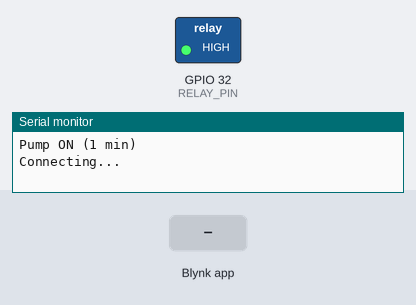
Bench run of a sketch on a simulated ESP32. On the bench: switched loads named in the sketch (green lamp = pin HIGH), the last lines printed to the serial monitor. The inputs (shaded band) are chosen by the test bench. WiFi joins after 1.5 s; servers stay silent unless stated.

Above: at 3.0 s.
3.1 s: Blynk app writes 0 to V1
At 4.0 s:
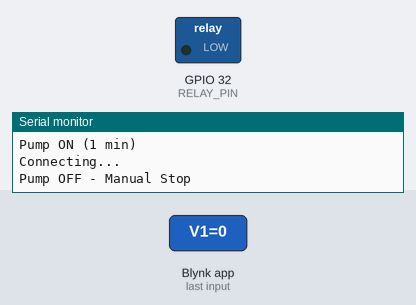
4.6 s: Blynk app writes 1 to V1
At 5.1 s:
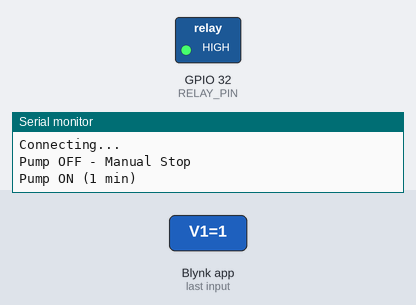
6.1 s: Blynk app writes 200 to V1
At 7.5 s:
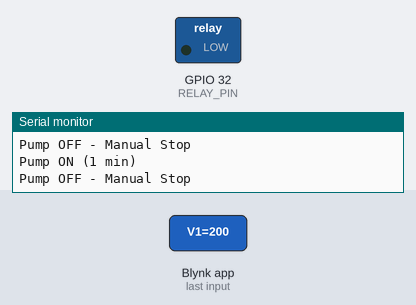
Timing chart, 0 to 9.1 s (numbered marks = the images above; inputs shaded):
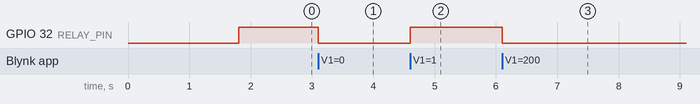

Measured:
- after the input at 3.1 s, GPIO 32 (RELAY_PIN): HIGH → LOW at once
- after the input at 4.6 s, GPIO 32 (RELAY_PIN): LOW → HIGH at once
- after the input at 6.1 s, GPIO 32 (RELAY_PIN): HIGH → LOW at once

The sketch:

pump_controller.ino
```cpp
// ============================================================
//  Automated Hydroponic System — Pump Controller
//  ESP32 + Blynk IoT
//  Controls water pump: AUTO (1 min ON / 2 hrs OFF cycle)
//                       MANUAL override via Blynk app (V1)
//
//  Hardware: ESP32, 1-Channel Relay Module (GPIO 32)
//  Platform: Blynk IoT 2.0
// ============================================================

// --- Blynk Credentials (fill in your own) ---
#define BLYNK_TEMPLATE_ID   "YOUR_TEMPLATE_ID"
#define BLYNK_TEMPLATE_NAME "hydroponic"
#define BLYNK_AUTH_TOKEN    "YOUR_AUTH_TOKEN"

#include <WiFi.h>
#include <BlynkSimpleEsp32.h>

// --- WiFi Credentials (fill in your own) ---
char ssid[] = "YOUR_WIFI_SSID";
char pass[] = "YOUR_WIFI_PASSWORD";

// --- Pin Definitions ---
#define RELAY_PIN 32   // Relay connected to GPIO 32

BlynkTimer timer;
int autoTimerID = -1;
int offTimerID  = -1;

// ---- Update Blynk Label (V2) ----
void updateLabel(const char* msg) {
  Blynk.virtualWrite(V2, msg);
  Serial.println(msg);
}

// ---- Start Pump (runs for 1 minute, then schedules next cycle) ----
void startPump() {
  digitalWrite(RELAY_PIN, HIGH);
  updateLabel("Pump ON (1 min)");

  // Cancel any existing timers
  if (offTimerID  != -1) timer.deleteTimer(offTimerID);
  if (autoTimerID != -1) timer.deleteTimer(autoTimerID);

  // Turn OFF after 1 minute (60,000 ms)
  offTimerID = timer.setTimeout(60000L, []() {
    digitalWrite(RELAY_PIN, LOW);
    updateLabel("Pump OFF - Next cycle in 2 hrs");

    // Schedule next auto-start after 2 hours (7,200,000 ms)
    autoTimerID = timer.setTimeout(7200000L, startPump);
  });
}

// ---- Stop Pump (manual stop) ----
void stopPump() {
  digitalWrite(RELAY_PIN, LOW);
  updateLabel("Pump OFF - Manual Stop");

  if (offTimerID  != -1) timer.deleteTimer(offTimerID);
  if (autoTimerID != -1) timer.deleteTimer(autoTimerID);
}

// ---- Blynk Virtual Pin V1 — Manual Switch ----
BLYNK_WRITE(V1) {
  int cmd = param.asInt();
  if (cmd == 1) startPump();
  else           stopPump();
}

// ---- Start pump automatically when Blynk connects ----
BLYNK_CONNECTED() {
  startPump();
}

// ---- Setup ----
void setup() {
  Serial.begin(115200);
  pinMode(RELAY_PIN, OUTPUT);
  digitalWrite(RELAY_PIN, LOW);   // Pump OFF at startup
  Blynk.begin(BLYNK_AUTH_TOKEN, ssid, pass);
  updateLabel("Connecting...");
}

// ---- Loop ----
void loop() {
  Blynk.run();
  timer.run();
}
```
